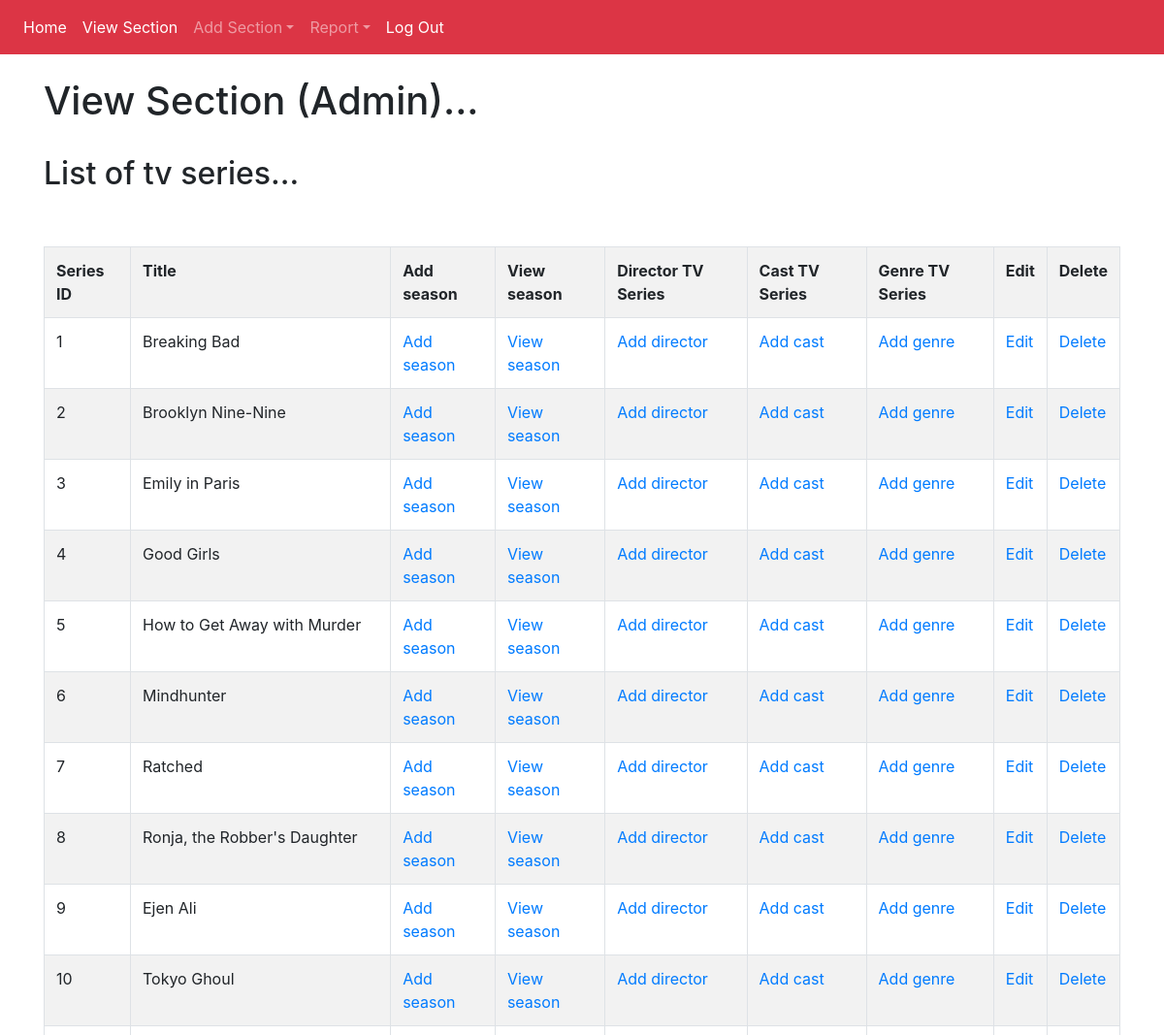
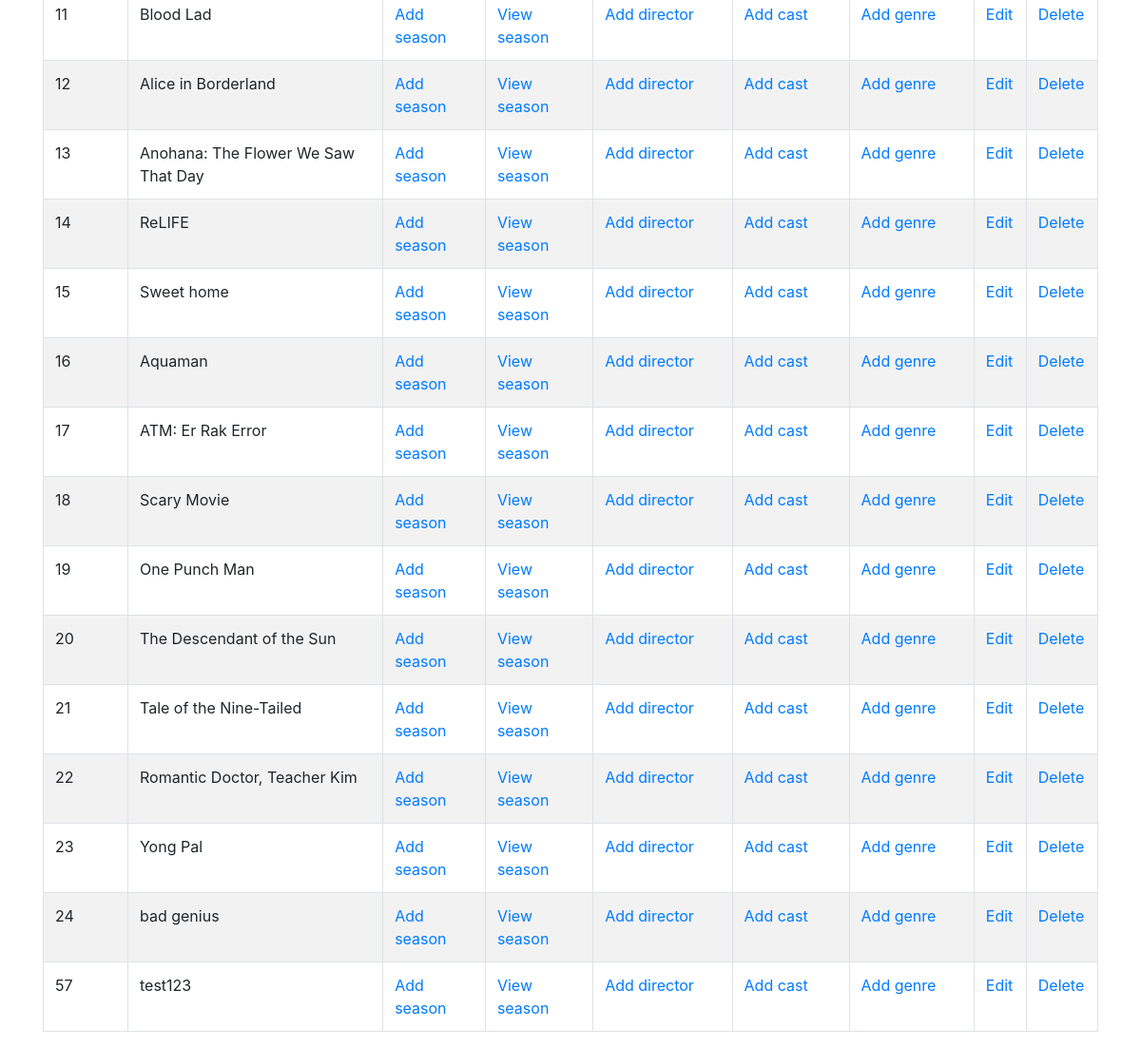
The page /view.php on the database its author committed (2 pictures, top to bottom).
### tables this page shows
CREATE TABLE `tv_series` (
  `Series_id` int(6) NOT NULL,
  `Title` varchar(255) NOT NULL,
  `Total_Season` int(6) NOT NULL,
  `Total_Episode` int(6) NOT NULL,
  `Award` varchar(255) NOT NULL,
  `Language` varchar(255) NOT NULL,
  `Description` text NOT NULL,
  `Age_Restriction` enum('Yes','No') NOT NULL,
  `total_views` int(3) NOT NULL
);

### view.php (the view, shortened to what this page needs)
<?php
include("adheader.php");
?>
<html>
<head>
</head>
<body>
	<div class="container">
		<br>
		<h1>
			View Section (Admin)...
		</h1>
		<br>
		<h2>
			List of tv series...
		</h2>
		<br>
		<br>
		<?php
		$query = "SELECT Series_id, Title FROM tv_series";
		$result = mysqli_query($con, $query);
		if (mysqli_num_rows($result)) {
		?>
			<table class="table table-striped table-bordered">
				<tr>
					<th>Series ID</th>
					<th>Title</th>
					<th>Add season</th>
					<th>View season</th>
					<th>Director TV Series</th>
					<th>Cast TV Series</th>
					<th>Genre TV Series</th>
					<th>Edit</th>
					<th>Delete</th>
				</tr>
				<?php
				while ($row = mysqli_fetch_array($result)) {
				?>
					<tr>
						<td>
							<?php printf($row[0]); ?>
						</td>
						<td>
								<?php echo $row[1]; ?>
						</td>
						<td><a href="addseason.php?id=<?php echo $row['Series_id']; ?>">Add season</a></td>
						<td><a href="viewseason.php?id=<?php echo $row['Series_id']; ?>">View season</a></td>
						<td><a href="ditv.php?id=<?php echo $row['Series_id']; ?>">Add director</a></td>
						<td><a href="catv.php?id=<?php echo $row['Series_id']; ?>">Add cast</a></td>
						<td><a href="getv.php?id=<?php echo $row['Series_id']; ?>">Add genre</a></td>
						<td><a href="edit.php?id=<?php echo $row['Series_id']; ?>">Edit</a></td>
						<td><a href="delete.php?id=<?php echo $row['Series_id']; ?>">Delete</a></td>
					</tr>
				<?php
				}
				?>
			</table>
		<?php
		} else {
			echo "No result found";
		}
		?>
	</div>
</body>
</html>

### adheader.php (shortened to what this page needs)
<!DOCTYPE html PUBLIC "-//W3C//DTD XHTML 1.0 Transitional//EN" "http://www.w3.org/TR/xhtml1/DTD/xhtml1-transitional.dtd">
<html xmlns="http://www.w3.org/1999/xhtml">
<head>
    <link rel="stylesheet" href="https://maxcdn.bootstrapcdn.com/bootstrap/4.5.2/css/bootstrap.min.css">
</head>
<body>
    <div>
        <nav class="navbar navbar navbar-expand-sm bg-danger navbar-dark">
            <ul class="navbar-nav">
                <li class="nav-item active">
                    <a class="nav-link" href="adminpage.php">Home</a>
                </li>
                <li class="nav-item active">
                    <a class="nav-link" href="View.php">View Section</a>
                </li>
                <li class="nav-item dropdown">
                    <a class="nav-link dropdown-toggle" href="###" id="navbardrop" data-toggle="dropdown">Add Section</a>
                </li>
                <li class="nav-item dropdown">
                    <a class="nav-link dropdown-toggle" href="###" id="navbardrop" data-toggle="dropdown">Report</a>
                </li>
                <li class="nav-item active">
                    <a class="nav-link" href="logout.php?logout">Log Out</a>
                </li>
    </div>

### rows shown on the page
tv_series: value "1", Title "Breaking Bad"
tv_series: value "2", Title "Brooklyn Nine-Nine"
tv_series: value "3", Title "Emily in Paris"
tv_series: value "4", Title "Good Girls"
tv_series: value "5", Title "How to Get Away with Murder"
tv_series: value "6", Title "Mindhunter"
tv_series: value "7", Title "Ratched"
tv_series: value "8", Title "Ronja, the Robber's Daughter"
tv_series: value "9", Title "Ejen Ali"
tv_series: value "10", Title "Tokyo Ghoul"
tv_series: value "11", Title "Blood Lad"
tv_series: value "12", Title "Alice in Borderland"
tv_series: value "13", Title "Anohana: The Flower We Saw That Day"
tv_series: value "14", Title "ReLIFE"
tv_series: value "15", Title "Sweet home"
tv_series: value "16", Title "Aquaman"
tv_series: value "17", Title "ATM: Er Rak Error"
tv_series: value "18", Title "Scary Movie"
tv_series: value "19", Title "One Punch Man"
tv_series: value "20", Title "The Descendant of the Sun"
tv_series: value "21", Title "Tale of the Nine-Tailed"
tv_series: value "22", Title "Romantic Doctor, Teacher Kim"
tv_series: value "23", Title "Yong Pal"
tv_series: value "24", Title "bad genius"
tv_series: value "57", Title "test123"
